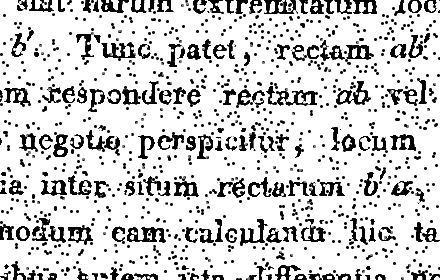
#> input picture task-3 (2 В)/text-c-crc.png, 440 x 280 px
$ jupyter execute main.ipynb
#> lines starting #> are read from the running program, lines starting #| are printed output that depends on the picture; after the words box and inside, x2 and y2 are one past the last pixel; in counts of white or black regions, pixels touching at a corner belong together; long printed decimals are rounded
#### 1. Бинаризация (лучше адаптивная, если фон неравномерный; либо метод Оцу).

#### 2. Открытие (Opening), чтобы убрать мелкие точки.

#### 3. Закрытие (Closing), если нужно «залечить» пропуски внутри букв.

#### 4. (Опционально) Медианный фильтр до бинаризации, если исходный шум имеет «соль и перец» и мешает порогу.

#### 5. Проверка результата визуально (смотрим, исчезли ли точки шума, не разрушился ли текст).

#### 6. (Опционально) Расчёт метрик: среднеквадратичное отклонение (MSE) между «чистым» эталоном и результатом или другие показатели (PSNR, SSIM), если есть эталон. Иначе — просто визуальное сравнение.

[cell 1]
import cv2
import numpy as np

def mse(img1, img2):
    """
    Вычисляет среднеквадратичную ошибку (MSE) между двумя изображениями.
    Предполагается, что img1 и img2 одного размера.
    """
    # Преобразуем к float и считаем сумму квадратов разностей
    err = np.sum((img1.astype("float") - img2.astype("float")) ** 2)
    err /= float(img1.shape[0] * img1.shape[1])
    return err

def main():
    # 1. Считываем исходное изображение в градациях серого
    img_gray = cv2.imread("text-c-crc.png", cv2.IMREAD_GRAYSCALE)
#> img_gray is the input picture: shape (280, 440); min 0, max 255, mean 207.5
    if img_gray is None:
        print("Не удалось открыть файл imageC.png")
        return

    # 2. Изображение 1: только бинаризация (метод Оцу)
    _, bin_image = cv2.threshold(
        img_gray, 0, 255,
        cv2.THRESH_BINARY + cv2.THRESH_OTSU
    )
#> bin_image: shape (280, 440); 79.3% white; 831 black regions (642 under 20 px), largest, box (x1, y1, x2, y2) and area: (266, 86, 318, 106) 434, (329, 45, 374, 65) 371, (127, 227, 166, 243) 355

    # 3. Изображение 2: морфология (или другой фильтр), затем бинаризация
    #    Например, морфологическое "открытие" (OPEN) для сглаживания шума
    kernel = cv2.getStructuringElement(cv2.MORPH_RECT, (3,3))
    # морфологическая операция на исходном СЕРОМ изображении
    morph_img = cv2.morphologyEx(img_gray, cv2.MORPH_OPEN, kernel)

    # Теперь снова порог (Оцу) на результат морфологии
    _, morph_bin = cv2.threshold(
        morph_img, 0, 255,
        cv2.THRESH_BINARY + cv2.THRESH_OTSU
    )
#> morph_bin: shape (280, 440); 77% white; 521 black regions (352 under 20 px), largest, box (x1, y1, x2, y2) and area: (223, 82, 318, 108) 936, (247, 177, 345, 200) 915, (16, 213, 93, 248) 881

    # 4. Сравнение двух результатов (bin_image и morph_bin)
    # Предполагаем, что у них одинаковые размеры
    mse_val = mse(bin_image, morph_bin)
#> in mse, `err = np.sum((img1.astype("float") - img2.astype("float")) ** 2)`: err = 187792200
#> in mse, `err /= float(img1.shape[0] * img1.shape[1])`: err = 1524.3
#> mse_val = 1524.3

    print("MSE между чисто-бинаризованным и морфологически отфильтрованным изображением:", mse_val)
#| MSE между чисто-бинаризованным и морфологически отфильтрованным изображением: 1524.287

    # 5. Сохраняем результаты для наглядности
    cv2.imwrite("result_bin.png", bin_image)
    cv2.imwrite("result_morph.png", morph_bin)

if __name__ == "__main__":
    main()

[cell 2]
import cv2
import numpy as np

# 1. Считываем изображение в градациях серого
img = cv2.imread("text-c-crc.png", cv2.IMREAD_GRAYSCALE)

# 2. (Опционально) можно применить медианный фильтр для сглаживания шума
# img = cv2.medianBlur(img, 3)

# 3. Создаём структурный элемент (kernel) для морфологии
kernel = cv2.getStructuringElement(cv2.MORPH_RECT, (3,3))

# 4. Применяем операцию Opening (erode -> dilate) прямо на сером изображении
opened = cv2.morphologyEx(img, cv2.MORPH_OPEN, kernel)

# 5. Применяем операцию Closing (dilate -> erode) на результате Opening
closed = cv2.morphologyEx(opened, cv2.MORPH_CLOSE, kernel)

# 6. Сохраняем результат
cv2.imwrite("result_no_threshold.png", closed)
#> Out = True

[cell 3]
import cv2
import numpy as np
import matplotlib.pyplot as plt

def mse(img1, img2):
    # Предполагаем, что оба — numpy-массивы одинакового размера, grayscale
    diff = img1.astype(np.float32) - img2.astype(np.float32)
    return np.mean(diff**2)

# 1. Загрузка
img_noisy = cv2.imread("text-c-crc.png", cv2.IMREAD_GRAYSCALE)
img_clean = cv2.imread("text-c-true.png", cv2.IMREAD_GRAYSCALE)  # эталон, если есть
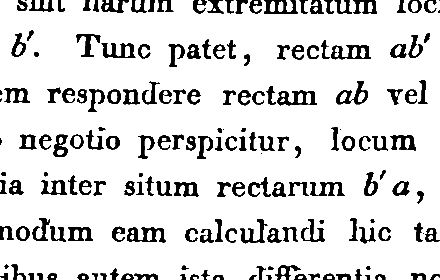
#> input picture task-3 (2 В)/text-c-true.png, 440 x 280 px
#> img_clean is the input picture: shape (280, 440); min 0, max 255, mean 220.4

kernel_sizes = [3, 5, 7]
mse_values = []

for k in kernel_sizes:
    # 2. Бинаризация (к примеру, метод Оцу)
    _, bin_img = cv2.threshold(img_noisy, 0, 255, cv2.THRESH_BINARY + cv2.THRESH_OTSU)

    # 3. Морфология
    kernel = cv2.getStructuringElement(cv2.MORPH_RECT, (k, k))
    # Допустим, делаем Opening
    opened = cv2.morphologyEx(bin_img, cv2.MORPH_OPEN, kernel)
    # Дополнительно Closing
    closed = cv2.morphologyEx(opened, cv2.MORPH_CLOSE, kernel)

    # 4. Считаем MSE
    # Если нет эталона, можно mse(closed, bin_img) — разница с исходной бинарной
    current_mse = mse(closed, img_clean)
    mse_values.append(current_mse)
#> this loop made 3 passes
#> current_mse on passes 1 to 3: 6546.6, 7787.7, 12605.7
#> closed: shape (280, 440); 68.6% white; 53 black regions, largest, box (x1, y1, x2, y2) and area: (141, 121, 288, 159) 2983, (174, 219, 325, 259) 2676, (42, 81, 201, 112) 2575
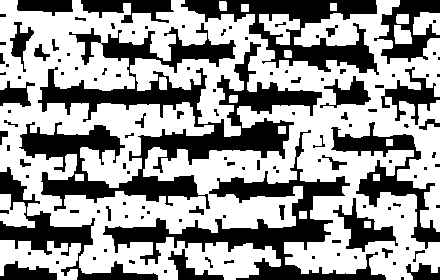
#> opened: shape (280, 440); 60.5% white; 123 black regions (74 under 20 px), largest, box (x1, y1, x2, y2) and area: (19, 23, 322, 211) 16908, (103, 130, 386, 280) 8111, (181, 0, 379, 75) 5552
#> after the loop, mse_values = [6546.6, 7787.7, 12605.7]

# 5. Строим график
plt.figure(figsize=(8,5))
plt.plot(kernel_sizes, mse_values, marker='o', label="MSE vs kernel size")
plt.xlabel("Kernel size")
plt.ylabel("MSE")
plt.title("MSE for different kernel sizes (morphology)")
plt.legend()
plt.grid(True)
plt.show()

[cell 4]
import cv2
import numpy as np
import matplotlib.pyplot as plt

def add_salt_pepper_noise(img, prob):
    """
    Добавляет salt-and-pepper шум с вероятностью prob к серому изображению img.
    prob ~ доля пикселей, которые будут заменены на шум.
    Пример: при prob=0.1, 10% пикселей станут либо 0 (чёрный), либо 255 (белый).
    """
    # Создадим копию, чтобы не портить исходник
    noisy = img.copy()
    # Генерируем для каждого пикселя случайное число от 0 до 1
    rand = np.random.rand(*img.shape)

    # Порог для «соли» (white)
    noisy[rand < (prob / 2)] = 0
    # Порог для «перца» (black)
    noisy[(rand >= (prob / 2)) & (rand < prob)] = 255

    return noisy

def mse(img1, img2):
    """
    Среднеквадратичное отклонение (MSE) между двумя изображениями (одинакового размера).
    """
    diff = img1.astype(np.float32) - img2.astype(np.float32)
    return np.mean(diff**2)

# 1. Считываем «чистое» изображение в градациях серого
img_original = cv2.imread("text-c-true.png", cv2.IMREAD_GRAYSCALE)
if img_original is None:
    raise FileNotFoundError("Не удалось загрузить image_clean.png")

# 2. Задаём список вероятностей шума
prob_values = [0.01, 0.05, 0.1, 0.15, 0.2, 0.3, 0.4]  # Можно расширить

mse_values = []

# Создаём структурный элемент для морфологии (3x3)
kernel = cv2.getStructuringElement(cv2.MORPH_RECT, (3, 3))
#> kernel = [[1, 1, 1], [1, 1, 1], [1, 1, 1]]

for p in prob_values:
    # 3. Генерируем зашумлённое изображение
    img_noisy = add_salt_pepper_noise(img_original, p)

    # 4. Применяем фильтр
    # 4.1 Бинаризация (опционально) — если хотим делать морфологию на бинарном
    # _, bin_img = cv2.threshold(img_noisy, 0, 255, cv2.THRESH_BINARY+cv2.THRESH_OTSU)
    # opening = cv2.morphologyEx(bin_img, cv2.MORPH_OPEN, kernel)
    # filtered = cv2.morphologyEx(opening, cv2.MORPH_CLOSE, kernel)

    # Или применим медианный фильтр напрямую:
    filtered = cv2.medianBlur(img_noisy, 3)

    # 5. Считаем MSE с исходным «чистым» изображением
    current_mse = mse(filtered, img_original)
    mse_values.append(current_mse)
#> this loop made 7 passes
#> current_mse on passes 1 to 7: 575.9, 731, 963.7, 1196, 1490.5, 2179, 3563.9
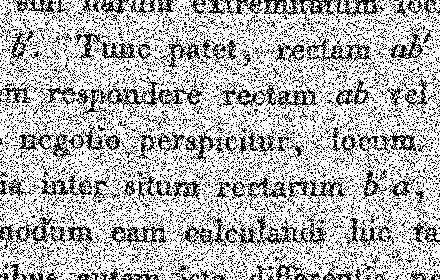
#> img_noisy: shape (280, 440); min 0, max 255, mean 183.5
#> after the loop, mse_values = [575.9, 731, 963.7, 1196, 1490.5, 2179, 3563.9]

# 6. Строим график MSE(p)
plt.figure(figsize=(8,5))
plt.plot(prob_values, mse_values, marker='o', label='MSE vs Noise Probability')
plt.xlabel("Noise Probability p")
plt.ylabel("MSE")
plt.title("Зависимость MSE от вероятности salt-and-pepper шума")
plt.grid(True)
plt.legend()
plt.show()

[cell 5]
import numpy as np

def add_salt_pepper_noise(img, p):
    """
    Добавляет salt-and-pepper шум с вероятностью p к каждому пикселю.
    p ~ доля пикселей, которые станут белыми или чёрными.
    Половина из p -> чёрные, половина -> белые.
    """
    noisy = img.copy()
    rand = np.random.rand(*img.shape)

    # Половина пикселей из p заменим на 0 (чёрный)
    noisy[rand < p/2] = 0
    # Вторая половина из p заменим на 255 (белый)
    noisy[(rand >= p/2) & (rand < p)] = 255

    return noisy

[cell 6]
import numpy as np

def add_crc_noise(img, p):
    """
    С вероятностью 4p выбираем центр кружка диаметром 3 и заливаем этот кружок
    (окружность радиуса 1) белым (255) или чёрным (0).
    """
    noisy = img.copy()
    rows, cols = img.shape

    # Генерируем для каждого пикселя случайное число
    rand = np.random.rand(rows, cols)

    # Для каждого пикселя проверяем, будет ли он центром круга
    for i in range(rows):
        for j in range(cols):
            if rand[i, j] < 4 * p:
                # Случайно выберем белый или чёрный
                color = 0 if np.random.rand() < 0.5 else 255

                # Заливаем кружок радиуса 1 (диаметр 3)
                for di in [-1, 0, 1]:
                    for dj in [-1, 0, 1]:
                        ni = i + di
                        nj = j + dj
                        if 0 <= ni < rows and 0 <= nj < cols:
                            # Проверяем, действительно ли внутри круга (окружности)
                            # Для круга радиуса 1 можно использовать dist^2 <= 1^2
                            if di*di + dj*dj <= 1:
                                noisy[ni, nj] = color

    return noisy

[cell 7]
def mse(img1, img2):
    diff = img1.astype(np.float32) - img2.astype(np.float32)
    return np.mean(diff**2)

[cell 8]
import cv2
import numpy as np
import matplotlib.pyplot as plt

def main():
    # Загружаем "чистое" изображение (в градациях серого)
    img_original = cv2.imread("text-c-true.png", cv2.IMREAD_GRAYSCALE)
    if img_original is None:
        raise FileNotFoundError("Не удалось загрузить image_clean.png")

    p_values = np.logspace(-3, -1, num=5)  # [0.001, 0.01, 0.1]

    mse_sp = []
    mse_crc = []

    for p in p_values:
        # --- Шум "соль и перец" ---
        img_sp = add_salt_pepper_noise(img_original, p)
        # Фильтрация, если нужно (например, медианная)
        # img_sp_filtered = cv2.medianBlur(img_sp, 3)
        # Или оставляем как есть (если просто хотим сравнить "шум" vs original)

        sp_mse_val = mse(img_sp, img_original)
        mse_sp.append(sp_mse_val)

        # --- Шум "crc" ---
        img_crc = add_crc_noise(img_original, p)
        # Аналогичная фильтрация, если нужно
        # img_crc_filtered = cv2.medianBlur(img_crc, 3)

        crc_mse_val = mse(img_crc, img_original)
        mse_crc.append(crc_mse_val)
#> this loop made 5 passes
#> (sp_mse_val, crc_mse_val) on passes 1 to 5: (32.27, 652.7), (108.6, 2068.8), (313.3, 6162.2), (995.7, 15854), (3273.4, 29982.3)
#> pass 1, in mse, `diff = img1.astype(np.float32) - img2.astype(np.float32)`:
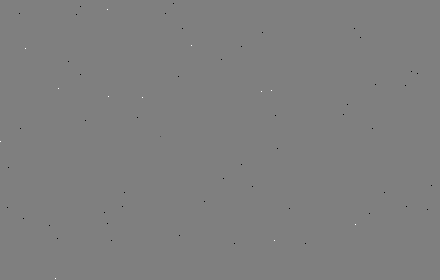
#> diff: shape (280, 440) float32; min -255, max 255, mean -0.1; drawn with min black and max white
#> after the loop:
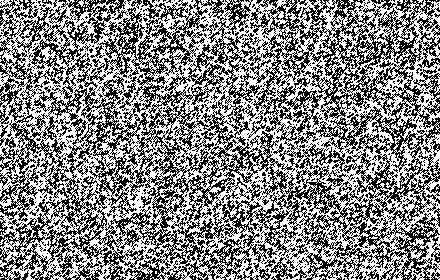
#> img_crc: shape (280, 440); min 0, max 255, mean 134.2
#> after the loop:
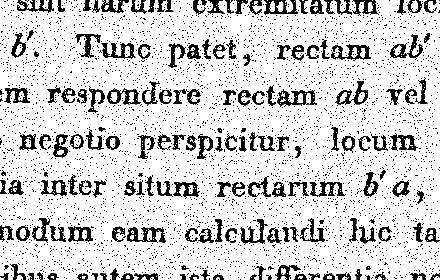
#> img_sp: shape (280, 440); min 0, max 255, mean 211
#> after the loop, mse_crc = [652.7, 2068.8, 6162.2, 15854, 29982.3]; mse_sp = [32.27, 108.6, 313.3, 995.7, 3273.4]

    # Строим графики
    plt.figure(figsize=(8,5))
    plt.plot(p_values, mse_sp, marker='o', label="Salt&Pepper Noise")
    plt.plot(p_values, mse_crc, marker='s', label="CRC Noise")
    plt.xscale('log')  # по заданию p идёт от 1e-3 до 1e-1
    plt.xlabel("p (логарифмическая шкала)")
    plt.ylabel("MSE")
    plt.title("Зависимость MSE от вероятности шума p")
    plt.legend()
    plt.grid(True)
    plt.show()

if __name__ == "__main__":
    main()

[cell 9]
import cv2
import numpy as np
import matplotlib.pyplot as plt

def add_salt_pepper_noise(img, p):
    """
    Добавляет salt-and-pepper шум с вероятностью p.
    p ~ доля пикселей, заменяемых на 0 или 255.
    """
    noisy = img.copy()
    rand = np.random.rand(*img.shape)
    # Половина из p -> чёрные
    noisy[rand < p/2] = 0
    # Вторая половина из p -> белые
    noisy[(rand >= p/2) & (rand < p)] = 255
    return noisy

def add_crc_noise(img, p):
    """
    С вероятностью 4p выбираем центр кружка диаметром 3 пикселей
    и закрашиваем его белым (255) или чёрным (0).
    """
    noisy = img.copy()
    rows, cols = img.shape
    rand = np.random.rand(rows, cols)

    for i in range(rows):
        for j in range(cols):
            if rand[i, j] < 4 * p:
                # Выбираем цвет (белый/чёрный) с равной вероятностью
                color = 0 if np.random.rand() < 0.5 else 255

                # Заливаем окружность радиуса 1 (диаметр 3)
                for di in [-1, 0, 1]:
                    for dj in [-1, 0, 1]:
                        ni = i + di
                        nj = j + dj
                        if 0 <= ni < rows and 0 <= nj < cols:
                            # Проверим, что внутри круга (dist^2 <= 1)
                            if di*di + dj*dj <= 1:
                                noisy[ni, nj] = color

    return noisy

def mse(img1, img2):
    """
    Среднеквадратичное отклонение между двумя изображениями.
    """
    diff = img1.astype(np.float32) - img2.astype(np.float32)
    return np.mean(diff**2)

def morphological_filter(img):
    """
    Пример морфологического фильтра:
    1) Бинаризация (Оцу)
    2) Opening (3x3)
    3) Closing (3x3)
    Возвращает результирующее изображение (также бинарное).
    """
    # Бинаризация
    _, bin_img = cv2.threshold(img, 0, 255, cv2.THRESH_BINARY + cv2.THRESH_OTSU)

    kernel = cv2.getStructuringElement(cv2.MORPH_RECT, (3,3))

    # Opening
    opened = cv2.morphologyEx(bin_img, cv2.MORPH_OPEN, kernel)
    # Closing
    closed = cv2.morphologyEx(opened, cv2.MORPH_CLOSE, kernel)

    return closed

def median_filter(img):
    """
    Пример медианного фильтра (3x3).
    """
    filtered = cv2.medianBlur(img, 3)
    return filtered

def main():
    # Загружаем исходное "чистое" изображение (grayscale)
    img_original = cv2.imread("text-c-true.png", cv2.IMREAD_GRAYSCALE)
    if img_original is None:
        raise FileNotFoundError("Не удалось загрузить image_clean.png")

    # Список вероятностей p в логарифмическом диапазоне (например, от 1e-3 до 1e-1)
    p_values = np.logspace(-3, -1, num=6)  # 6 точек: [1e-3, 3.16e-3, 1e-2, 3.16e-2, 1e-1, ...]

    # Массивы для хранения MSE
    # Morphology
    mse_morph_sp = []
    mse_morph_crc = []

    # Median
    mse_med_sp = []
    mse_med_crc = []

    for p in p_values:
        # 1) Шум "соль и перец"
        sp_noisy = add_salt_pepper_noise(img_original, p)
        # a) морфология
        sp_morph = morphological_filter(sp_noisy)
        # Преобразуем sp_morph в тот же формат, что и img_original (если sp_morph бинарное)
        # Для MSE корректнее, если оба 8-бит grayscale.
        # Морфология вернёт 0/255, но это нормально.
        mse_morph_sp.append(mse(sp_morph, img_original))

        # b) медианный
        sp_median = median_filter(sp_noisy)
        mse_med_sp.append(mse(sp_median, img_original))

        # 2) Шум "crc"
        crc_noisy = add_crc_noise(img_original, p)
        # a) морфология
        crc_morph = morphological_filter(crc_noisy)
        mse_morph_crc.append(mse(crc_morph, img_original))

        # b) медианный
        crc_median = median_filter(crc_noisy)
        mse_med_crc.append(mse(crc_median, img_original))
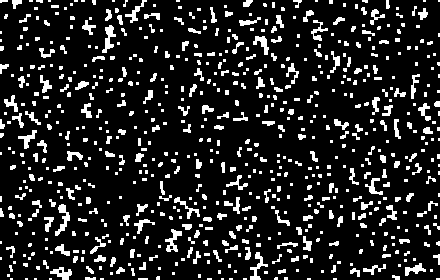
#> crc_morph: shape (280, 440); 14% white; 716 white regions (448 under 20 px), largest, box (x1, y1, x2, y2) and area: (55, 204, 70, 236) 188, (102, 25, 116, 53) 179, (250, 252, 268, 280) 174
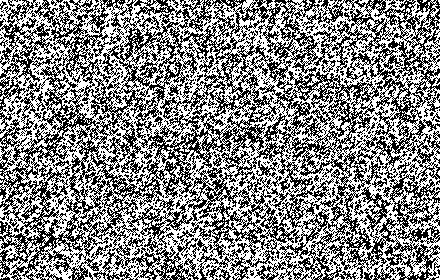
#> crc_noisy: shape (280, 440); min 0, max 255, mean 134.9
#> sp_morph: shape (280, 440); 83.8% white; 208 black regions (43 under 20 px), largest, box (x1, y1, x2, y2) and area: (267, 86, 307, 107) 474, (173, 135, 213, 159) 437, (390, 34, 424, 60) 417
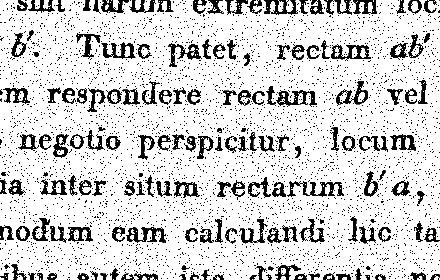
#> sp_noisy: shape (280, 440); min 0, max 255, mean 211.3
#> after the loop, mse_med_crc = [787.9, 1251.9, 2419.2, 5947.3, 14700.2, 28515.5]; mse_med_sp = [546, 550.6, 563.4, 592.6, 688, 937.6]; mse_morph_crc = [1757.6, 2165.1, 3464.7, 8551.6, 24714.2, 48654]; mse_morph_sp = [1610.4, 1604, 1623.7, 1732.2, 1986.5, 2983.5]

    # ============= График 1: Морфология =============
    plt.figure(figsize=(8,5))
    plt.plot(p_values, mse_morph_sp, marker='o', label="SP noise + Morphology")
    plt.plot(p_values, mse_morph_crc, marker='s', label="CRC noise + Morphology")
    plt.xscale('log')
    plt.xlabel("p (log scale)")
    plt.ylabel("MSE")
    plt.title("MSE vs p (Morphology)")
    plt.legend()
    plt.grid(True)
    plt.show()

    # ============= График 2: Медианный фильтр =============
    plt.figure(figsize=(8,5))
    plt.plot(p_values, mse_med_sp, marker='o', label="SP noise + Median")
    plt.plot(p_values, mse_med_crc, marker='s', label="CRC noise + Median")
    plt.xscale('log')
    plt.xlabel("p (log scale)")
    plt.ylabel("MSE")
    plt.title("MSE vs p (Median Filter)")
    plt.legend()
    plt.grid(True)
    plt.show()
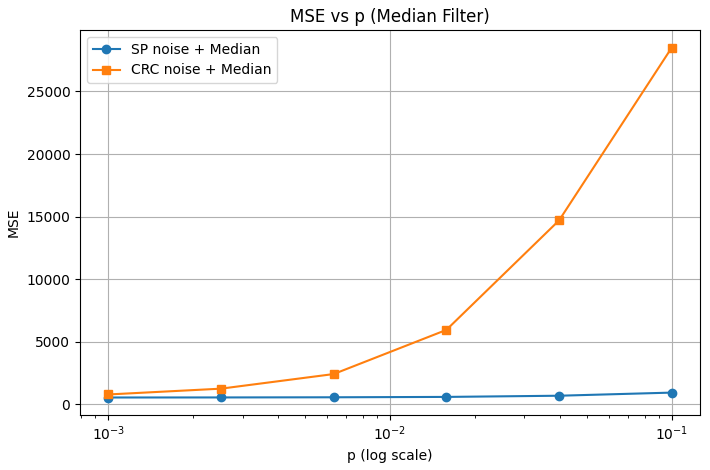
#> figure drawn by matplotlib, 1 panel

if __name__ == "__main__":
    main()
